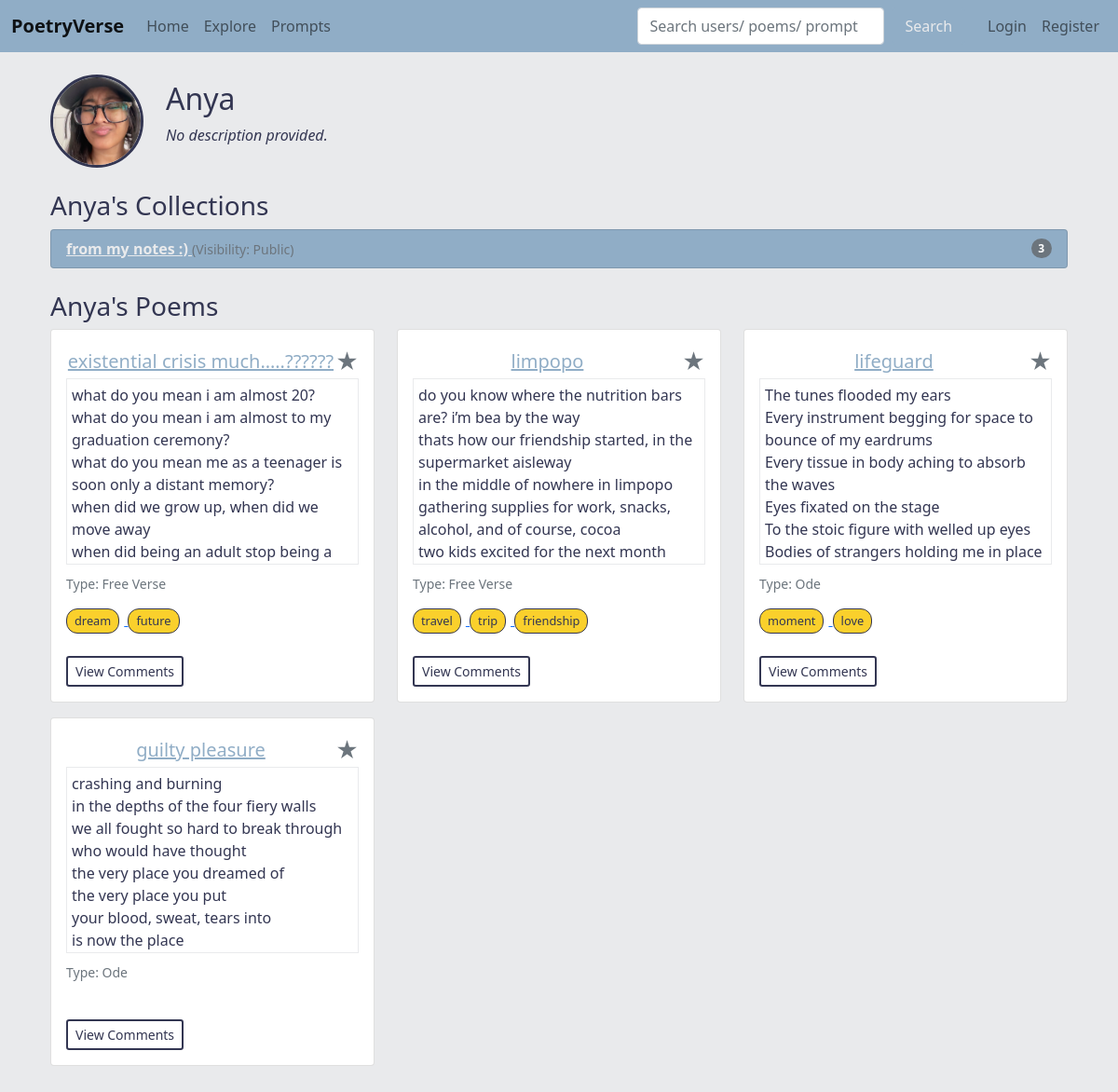
Page /user/1 on the committed database.
### app.py (models this page shows)
class User(db.Model, UserMixin):
    id = db.Column(db.Integer, primary_key=True)
    username = db.Column(db.String(150), unique=True, nullable=False)
    email = db.Column(db.String(150), unique=True, nullable=False)
    password = db.Column(db.String(200), nullable=False)
    description = db.Column(db.Text, nullable=True)
    profile_image = db.Column(db.String(300), nullable=True)
    poems = db.relationship('Poem', backref='author', lazy=True)
    collections = db.relationship('Collection', backref='owner', lazy=True)
    favorite_poems = db.relationship('Poem', secondary=favorites, backref=db.backref('favorited_by', lazy='dynamic'))
    following = db.relationship('User', secondary=followers,
                                primaryjoin=(followers.c.follower_id == id),
                                secondaryjoin=(followers.c.followed_id == id),
                                backref=db.backref('followers', lazy='dynamic'),
                                lazy='dynamic')

class Collection(db.Model):
    id = db.Column(db.Integer, primary_key=True)
    name = db.Column(db.String(150), nullable=False)
    user_id = db.Column(db.Integer, db.ForeignKey('user.id'), nullable=False)
    poems = db.relationship('Poem', backref='collection', lazy=True)
    visibility = db.Column(db.String(10), nullable=False, default='public')

class Poem(db.Model):
    id = db.Column(db.Integer, primary_key=True)
    title = db.Column(db.String(200), nullable=False)
    content = db.Column(db.Text, nullable=False)
    poem_type = db.Column(db.String(100), nullable=True)
    rating = db.Column(db.Integer, default=0)
    user_id = db.Column(db.Integer, db.ForeignKey('user.id'), nullable=False)
    collection_id = db.Column(db.Integer, db.ForeignKey('collection.id'), nullable=True)
    visibility = db.Column(db.String(10), nullable=False, default='public')
    comments = db.relationship('Comment', backref='poem', lazy=True, cascade="all, delete-orphan")
    tags = db.relationship('Tag', secondary=poem_tags, backref=db.backref('poems', lazy='dynamic'))
    prompt_id = db.Column(db.Integer, db.ForeignKey('prompt.id'), nullable=True)

class Tag(db.Model):
    id = db.Column(db.Integer, primary_key=True)
    name = db.Column(db.String(50), unique=True, nullable=False)

### app.py (the view)
@app.route('/user/<int:user_id>')
def user_profile(user_id):
    user = User.query.get_or_404(user_id)
    return render_template('user_profile.html', user=user)

### templates/user_profile.html (shortened to what this page needs)
{% extends "base.html" %}
{% block content %}
<div class="container my-4">
  <div class="d-flex align-items-center mb-4">
    <div class="me-4 text-center">
      {% if user.profile_image %}
        <img src="{{ user.profile_image }}" alt="Profile Image" class="rounded-circle profile-img" style="width: 100px; height: 100px; object-fit: cover; object-position: center;">
      {% else %}
        <div class="rounded-circle bg-secondary d-flex justify-content-center align-items-center" style="width: 100px; height: 100px;">
          <span class="text-white" style="font-size: 2rem;">?</span>
        </div>
      {% endif %}
    </div>
    <div class="flex-grow-1">
      <h2>{{ user.username }}</h2>
      <p>
        {% if user.description %}
          {{ user.description }}
        {% else %}
          <em>No description provided.</em>
        {% endif %}
      </p>
    </div>
  </div>
  <div class="mb-4">
    <h3>{{ user.username }}'s Collections</h3>
    {% if user.collections %}
      <ul class="list-group">
        {% for coll in user.collections %}
          <li class="list-group-item d-flex justify-content-between align-items-center custom-list-item">
            <div>
              {% if current_user.is_authenticated and current_user.id == user.id or coll.visibility == 'public' %}
                <a href="{{ url_for('public_collection', collection_id=coll.id) }}">
                  {{ coll.name }}
                </a>
                <small class="text-muted">(Visibility: {{ coll.visibility|capitalize }})</small>
              {% else %}
                <span>
                  {{ coll.name }}
                  <small class="text-muted">(Visibility: {{ coll.visibility|capitalize }})</small>
                </span>
              {% endif %}
            </div>
            <span class="badge bg-secondary rounded-pill">{{ coll.poems|length }}</span>
          </li>
        {% endfor %}
      </ul>
    {% else %}
      <p>No collections available.</p>
    {% endif %}
  </div>
  <div class="mb-4">
    <h3>{{ user.username }}'s Poems</h3>
    <div class="row">
      {% set poems_to_show = [] %}
      {% if current_user.is_authenticated and current_user.id == user.id %}
        {% set poems_to_show = user.poems %}
      {% else %}
        {% for poem in user.poems %}
          {% if poem.visibility == 'public' %}
            {% set _ = poems_to_show.append(poem) %}
          {% endif %}
        {% endfor %}
      {% endif %}
      {% if poems_to_show %}
        {% for poem in poems_to_show %}
          <div class="col-md-4 mb-3">
            <div class="card">
              <div class="card-body">
                <a href="{{ url_for('view_poem', poem_id=poem.id) }}" class="card-title">
                  <div class="d-flex justify-content-between align-items-center">
                    <a href="{{ url_for('view_poem', poem_id=poem.id) }}" class="poem-link">
                      <h5 class="card-title mb-0">{{ poem.title }}</h5>
                    </a>
                    <button class="favorite-btn" data-poem-id="{{ poem.id }}">
                      <span class="star-icon {% if poem in current_user.favorite_poems %}text-warning{% else %}text-secondary{% endif %}">
                        &#9733;
                      </span>
                    </button>
                  </div>
                </a>
                <div class="card-text custom-poem-profile">
                  {{ poem.content | replace('\n', '<br>') | safe }}
                </div>
                <div>
                  <p class="small text-muted">Type: {{ poem.poem_type or "N/A" }}</p>
                  {% if poem.tags %}
                    <div class="poem-tags-summary">
                      {% for tag in poem.tags %}
                        <a href="{{ url_for('search', q=tag.name) }}" class="tag-chip-link">
                          <span class="tag-chip-display">{{ tag.name }}</span>
                        </a>
                      {% endfor %}
                    </div>
                  {% endif %}
                </div>
                <br>
                <button class="btn btn-sm btn-outline-primary view-comments-btn fav-button" data-bs-toggle="modal" data-bs-target="#commentsModal" data-poem-id="{{ poem.id }}">
                  View Comments
                </button>
              </div>
            </div>
          </div>
        {% endfor %}
      {% else %}
        <p>No poems available.</p>
      {% endif %}
    </div>
  </div>
</div>
{% endblock %}

### templates/base.html (shortened to what this page needs)
<!DOCTYPE html>
<html lang="en">
<head>
  <link href="https://cdn.jsdelivr.net/npm/bootstrap@5.0.2/dist/css/bootstrap.min.css" rel="stylesheet">
  <link rel="stylesheet" href="{{ url_for('static', filename='css/global.css') }}">
</head>
<body>
  <nav class="navbar navbar-expand-lg navbar-light bg-light navbar-custom">
    <div class="container-fluid">
      <a class="navbar-brand" href="{{ url_for('home') }}">PoetryVerse</a>
      <div class="collapse navbar-collapse" id="navbarNav">
        <ul class="navbar-nav me-auto">
          <li class="nav-item">
            <a class="nav-link" href="{{ url_for('home') }}">Home</a>
          </li>
          <li class="nav-item">
            <a class="nav-link" href="{{ url_for('explore') }}">Explore</a>
          </li>
          <li class="nav-item">
            <a class="nav-link" href="{{ url_for('prompts') }}">Prompts</a>
          </li>
        </ul>
        <form class="d-flex me-3" action="{{ url_for('search') }}" method="GET">
          <input class="form-control me-2 custom-searchbar" type="search" name="q" placeholder="Search users/ poems/ prompts" aria-label="Search">
          <button class="btn btn-outline-success prf-add" type="submit">Search</button>
        </form>
        <ul class="navbar-nav">
          {% if current_user.is_authenticated %}
          <li class="nav-item">
            <a class="nav-link" href="{{ url_for('logout') }}">Logout</a>
          </li>
          {% else %}
          <li class="nav-item">
            <a class="nav-link" href="{{ url_for('login') }}">Login</a>
          </li>
          <li class="nav-item">
            <a class="nav-link" href="{{ url_for('register') }}">Register</a>
          </li>
          {% endif %}
        </ul>
      </div>
    </div>
  </nav>
  <div class="container mt-4">
    {% block content %}{% endblock %}
  </div>
</body>
</html>

### static/css/global.css (style rules this page uses)
body { background-color: #e9eaec; color: #333652; }
.navbar-custom { background-color: #90adc6 !important; }
.navbar-brand { font-weight: bold; }
.custom-list-item { background-color: #90adc6; color: #e9eaec !important; }
li.custom-list-item a, li.custom-list-item a:link, li.custom-list-item a:visited, li.custom-list-item a:hover, li.custom-list-item a:active { color: #e9eaec !important; background-color: #90adc6; font-weight: bold; }
.prf-add { background-color: #90adc6; color: #e9eaec; border: 2px solid #90adc6; }
.profile-img { width: 100px; height: 100px; border-radius: 50%; object-fit: cover; object-position: center; border: 3px solid #333652; }
.poem-link { color: #90adc6; }
.favorite-btn { border: none; background: none; padding: 0; font-size: 1.5rem; cursor: pointer; }
.star-icon { font-size: 1.5rem; color: black; transition: color 0.1s ease-in-out; }
.fav-button { background: none !important; border: 2px solid #333652; color: #333652; }
.tag-chip-display { display: inline-block; background-color: #fad02c; color: #333652; padding: 3px 8px; border: 1px solid #333652; border-radius: 12px; font-size: 0.8rem; margin-right: 5px; transition: color 0.9s ease-in-out; }
.custom-poem-profile { height:200px; overflow-y:auto; margin-bottom: 10px; padding: 5px; border: 1px solid #e9eaec; }
.custom-searchbar { width: 265px; }

### rows in the picture
User: profile_image (picture), username "Anya"
Collection: name "from my notes :)", visibility "Public", poems|length "3"
Poem: title "existential crisis much…..??????", content "what do you mean i am almost 20? what do you mean i am almost to my graduation ceremony? what do you mean me as a teenager is soon only a distant memory? when did we grow up, when did we move away when did being an adult stop being a…", poem_type "Free Verse"
Tag: name "dream"
Tag: name "future"
Poem: title "limpopo", content "do you know where the nutrition bars are? i’m bea by the way thats how our friendship started, in the supermarket aisleway in the middle of nowhere in limpopo gathering supplies for work, snacks, alcohol, and of course, cocoa two kids excited for the next month", poem_type "Free Verse"
Tag: name "travel"
Tag: name "trip"
Tag: name "friendship"
Poem: title "lifeguard", content "The tunes flooded my ears Every instrument begging for space to bounce of my eardrums Every tissue in body aching to absorb the waves Eyes fixated on the stage To the stoic figure with welled up eyes Bodies of strangers holding me in place", poem_type "Ode"
Tag: name "moment"
Tag: name "love"
Poem: title "guilty pleasure", content "crashing and burning in the depths of the four fiery walls we all fought so hard to break through who would have thought the very place you dreamed of the very place you put your blood, sweat, tears into is now the place", poem_type "Ode"
